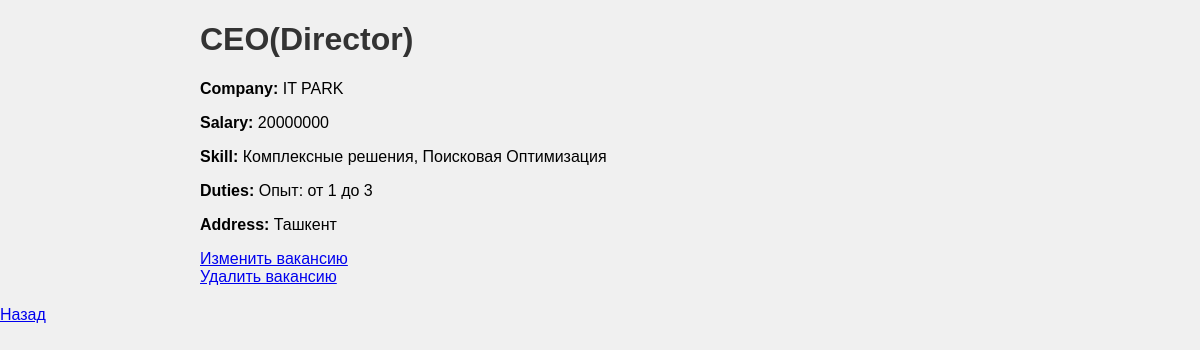
/work/vacancy_detail/1 (signed in), run on the app's committed database.
### my_app/models.py (models this page shows, shortened)
class Vacancy(models.Model):
    name = models.CharField('Name',max_length=233,null=True)
    company_name = models.CharField('Company',max_length=50,null=True)
    salary = models.IntegerField('Salary',null=True)
    skills = models.CharField('Skill',max_length=100,null=True)
    duties = models.CharField('Duties',max_length=50,null=True)
    address = models.CharField('Address',max_length=100,null=True)

### my_app/views.py (the view)
# urls.py: path('vacancy_detail/<int:pk>', VacancyDetailView.as_view(), name='vacancy_detail'),
class VacancyDetailView(DetailView):
    model = Vacancy
    template_name = 'vacancy/vacancy_detail.html'
    context_object_name = 'vacancy_detail'

### templates/vacancy/vacancy_detail.html (shortened to what this page needs)
{% extends 'base.html' %}
{% load static %}
{% block style %}
<link rel="stylesheet" href="{% static 'css/vacancy.css' %}">
{% endblock style %}
{% block content %}
<div class="container">
    <h1>{{ vacancy_detail.name }}</h1>
    <p><strong>Company:</strong> {{ vacancy_detail.company_name }}</p>
    <p><strong>Salary:</strong> {{ vacancy_detail.salary }}</p>
    <p><strong>Skill:</strong> {{ vacancy_detail.skills }}</p>
    <p><strong>Duties:</strong> {{ vacancy_detail.duties }}</p>
    <p><strong>Address:</strong> {{ vacancy_detail.address }}</p>
    {% if user.is_authenticated and user.role.name_en == 'admin' %}
    <a href="{% url 'vacancy_update' pk=vacancy_detail.pk %}" class="edit-link">Изменить вакансию</a> <br>
    <a href="{% url 'vacancy_delete' pk=vacancy_detail.pk %}" class="delete-link">Удалить вакансию</a>
    {% endif %}
</div>
<a href="{% url 'index' %}" class="back-btn">Назад</a>
{% endblock content %}

### static/css/vacancy.css (style rules this page uses)
body { font-family: Arial, sans-serif; background-color: #f0f0f0; margin: 0; padding: 0; }
h1 { color: #333; }
.container { max-width: 800px; margin: 20px auto; }

### data on the page
Vacancy: name "CEO(Director)", company_name "IT PARK", salary "20000000", skills "Комплексные решения, Поисковая Оптимизация", duties "Опыт: от 1 до 3", address "Ташкент"
